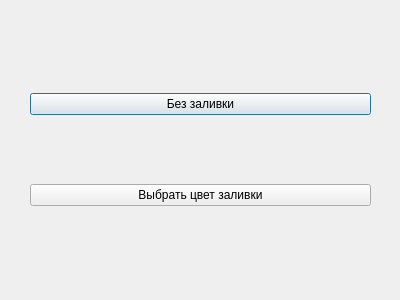
<?xml version="1.0" encoding="UTF-8"?>
<ui version="4.0">
 <class>Dialog</class>
 <widget class="QDialog" name="Dialog">
  <property name="geometry">
   <rect>
    <x>0</x>
    <y>0</y>
    <width>400</width>
    <height>300</height>
   </rect>
  </property>
  <property name="windowTitle">
   <string>Выбор заливки</string>
  </property>
  <widget class="QWidget" name="verticalLayoutWidget">
   <property name="geometry">
    <rect>
     <x>0</x>
     <y>0</y>
     <width>401</width>
     <height>301</height>
    </rect>
   </property>
   <layout class="QVBoxLayout" name="verticalLayout">
    <property name="leftMargin">
     <number>30</number>
    </property>
    <property name="topMargin">
     <number>30</number>
    </property>
    <property name="rightMargin">
     <number>30</number>
    </property>
    <property name="bottomMargin">
     <number>30</number>
    </property>
    <item>
     <widget class="QPushButton" name="button_without">
      <property name="text">
       <string>Без заливки</string>
      </property>
     </widget>
    </item>
    <item>
     <widget class="QPushButton" name="button_change_color">
      <property name="text">
       <string>Выбрать цвет заливки</string>
      </property>
     </widget>
    </item>
   </layout>
  </widget>
 </widget>
 <resources/>
 <connections/>
</ui>
